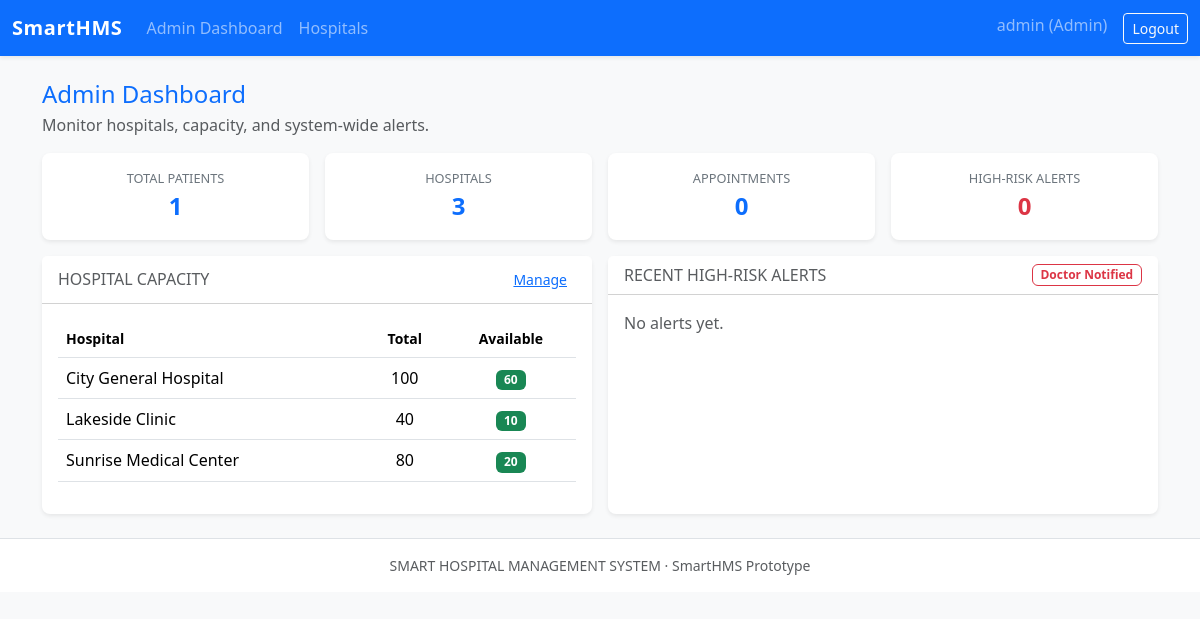
The app's page /admin/dashboard (signed in), older data.
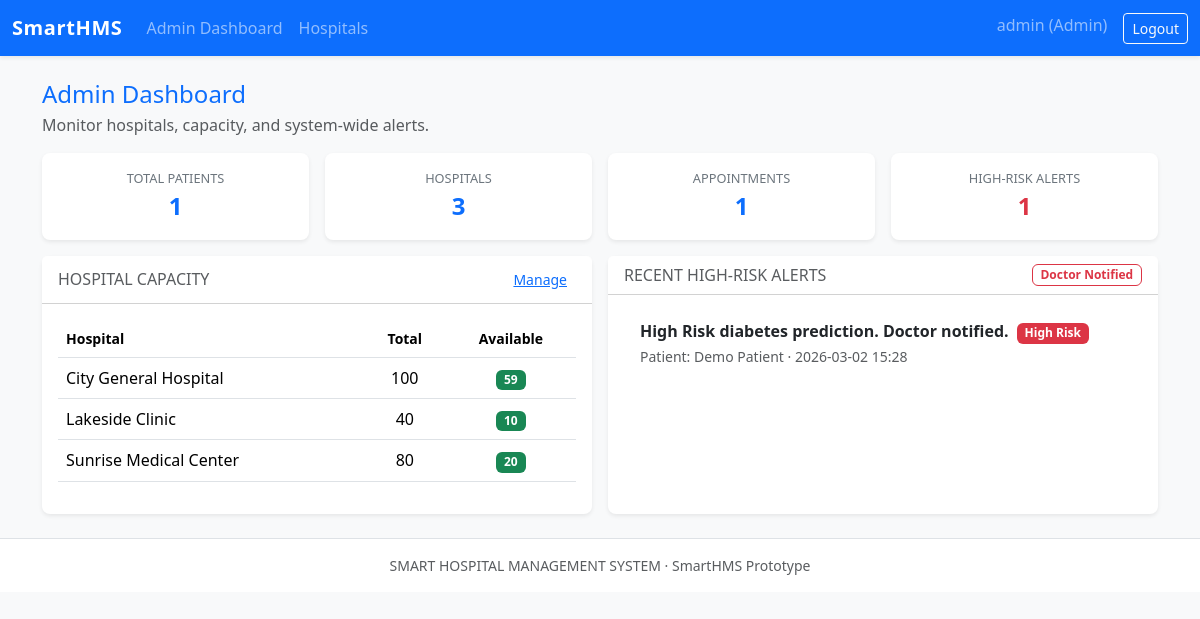
The same page, newer data.
### models.py (models this page shows)
class Hospital(db.Model):
    __tablename__ = "hospitals"
    id = db.Column(db.Integer, primary_key=True)
    name = db.Column(db.String(128), nullable=False, unique=True)
    total_beds = db.Column(db.Integer, nullable=False)
    available_beds = db.Column(db.Integer, nullable=False)
    appointments = db.relationship("Appointment", backref="hospital", lazy=True)

class Alert(db.Model):
    __tablename__ = "alerts"
    id = db.Column(db.Integer, primary_key=True)
    patient_id = db.Column(db.Integer, db.ForeignKey("patients.id"), nullable=False)
    message = db.Column(db.String(255), nullable=False)
    timestamp = db.Column(db.DateTime, default=datetime.utcnow)

class Patient(db.Model):
    __tablename__ = "patients"
    id = db.Column(db.Integer, primary_key=True)
    user_id = db.Column(db.Integer, db.ForeignKey("users.id"), nullable=False)
    full_name = db.Column(db.String(128), nullable=False)
    age = db.Column(db.Integer, nullable=False)
    gender = db.Column(db.String(10), nullable=False)
    phone = db.Column(db.String(20))
    address = db.Column(db.String(255))
    visits = db.relationship("Visit", backref="patient", lazy=True)
    appointments = db.relationship("Appointment", backref="patient", lazy=True)
    alerts = db.relationship("Alert", backref="patient", lazy=True)

### routes.py (the view)
@main_bp.route("/admin/dashboard")
@login_required
@role_required("admin")
def admin_dashboard():
    hospitals = Hospital.query.order_by(Hospital.name).all()
    total_patients = Patient.query.count()
    total_hospitals = Hospital.query.count()
    total_appointments = Appointment.query.count()
    high_risk_alerts = Alert.query.order_by(Alert.timestamp.desc()).limit(20).all()
    return render_template(
        "admin_dashboard.html",
        hospitals=hospitals,
        total_patients=total_patients,
        total_hospitals=total_hospitals,
        total_appointments=total_appointments,
        high_risk_alerts=high_risk_alerts,
    )

### models.py (called while the page is built)
@login_manager.user_loader
def load_user(user_id):
    return User.query.get(int(user_id))

### routes.py (called while the page is built)
def role_required(*roles):
    def decorator(view_func):
        @wraps(view_func)
        def wrapped_view(*args, **kwargs):
            if not current_user.is_authenticated:
                return redirect(url_for("auth.login"))
            if current_user.role not in roles:
                flash("You do not have access to this page.", "danger")
                return redirect(url_for("main.index"))
            return view_func(*args, **kwargs)
        return wrapped_view
    return decorator

### templates/admin_dashboard.html (shortened to what the changed rows need)
{% extends "base.html" %}
{% block content %}
<div class="row mb-3">
  <div class="col-12">
    <h1 class="h4 mb-1 text-primary">Admin Dashboard</h1>
  </div>
</div>
<div class="row g-3 mb-3">
  <div class="col-md-3 col-6">
    <div class="card metric-card shadow-sm border-0">
      <div class="card-body text-center">
        <div class="metric-label">Appointments</div>
        <div class="metric-value text-primary">{{ total_appointments }}</div>
      </div>
    </div>
  </div>
  <div class="col-md-3 col-6">
    <div class="card metric-card shadow-sm border-0">
      <div class="card-body text-center">
        <div class="metric-label">High-Risk Alerts</div>
        <div class="metric-value text-danger">{{ high_risk_alerts|length }}</div>
      </div>
    </div>
  </div>
</div>
<div class="row g-3">
  <div class="col-lg-6">
    <div class="card shadow-sm border-0 h-100">
      <div class="card-header bg-white d-flex justify-content-between align-items-center">
        <h2 class="h6 mb-0 text-muted text-uppercase">Hospital Capacity</h2>
      </div>
      <div class="card-body">
        {% if hospitals %}
          <div class="table-responsive">
            <table class="table align-middle">
              <thead>
                <tr class="text-muted small">
                  <th>Hospital</th>
                  <th class="text-center">Total</th>
                  <th class="text-center">Available</th>
                </tr>
              </thead>
              <tbody>
                {% for h in hospitals %}
                  <tr>
                    <td>{{ h.name }}</td>
                    <td class="text-center">{{ h.total_beds }}</td>
                    <td class="text-center">
                      <span class="badge bg-{% if h.available_beds == 0 %}danger{% elif h.available_beds < (h.total_beds * 0.2) %}warning{% else %}success{% endif %}">
                        {{ h.available_beds }}
                      </span>
                    </td>
                  </tr>
                {% endfor %}
              </tbody>
            </table>
          </div>
        {% else %}
          <p class="text-muted mb-0">No hospitals configured yet.</p>
        {% endif %}
      </div>
    </div>
  </div>
  <div class="col-lg-6">
    <div class="card shadow-sm border-0 h-100">
      <div class="card-header bg-white d-flex justify-content-between align-items-center">
        <h2 class="h6 mb-0 text-muted text-uppercase">Recent High-Risk Alerts</h2>
      </div>
      <div class="card-body">
        {% if high_risk_alerts %}
          <ul class="list-group list-group-flush">
            {% for a in high_risk_alerts %}
              <li class="list-group-item">
                <div class="d-flex justify-content-between align-items-center">
                  <div>
                    <div class="fw-semibold">
                      {{ a.message }}
                      <span class="badge bg-danger ms-1">High Risk</span>
                    </div>
                    <small class="text-muted">
                      Patient: {{ a.patient.full_name if a.patient else "Unknown" }} &middot;
                      {{ a.timestamp.strftime('%Y-%m-%d %H:%M') }}
                    </small>
                  </div>
                </div>
              </li>
            {% endfor %}
          </ul>
        {% else %}
          <p class="text-muted mb-0">No alerts yet.</p>
        {% endif %}
      </div>
    </div>
  </div>
</div>
{% endblock %}

Row changes from the older to the newer data that the page shows:
changed Hospital "City General Hospital": available_beds "60" → "59"
added Alert: message "High Risk diabetes prediction. Doctor notified.", patient "Demo Patient", timestamp "2026-03-02 15:28"
Text that changed along with them:
{{ total_appointments }}: "0" → "1"
{{ high_risk_alerts|length }}: "0" → "1"
text no longer shown: "No alerts yet."
